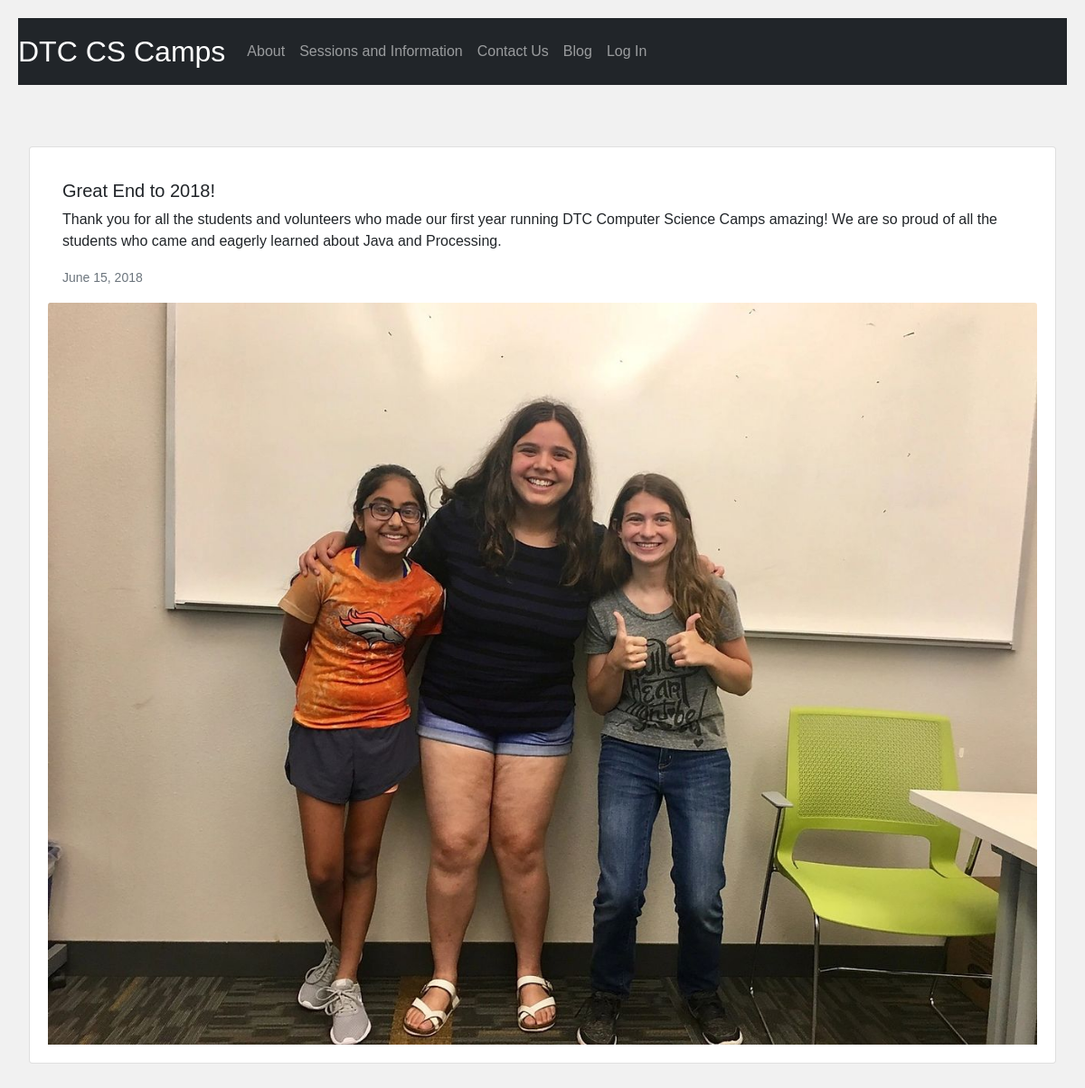
Page /subblog?blogid=1 on the committed database.
### tables this page shows
CREATE TABLE 'blogs' ('blog_id' INTEGER NOT NULL UNIQUE PRIMARY KEY, 'title' TEXT NOT NULL, 'date' DATETIME NOT NULL, 'imagesource' TEXT NOT NULL, 'text' TEXT NOT NULL);

### app.py (the view)
@app.route("/subblog")
def subblog():
    blogid = request.args.get("blogid")
    if blogid is None:
        return redirect("/blog")
    title = db.execute("SELECT title FROM blogs WHERE blog_id = ?", [blogid]).fetchone()[0]
    date = db.execute("SELECT date FROM blogs WHERE blog_id = ?", [blogid]).fetchone()[0]
    text = db.execute("SELECT text FROM blogs WHERE blog_id = ?", [blogid]).fetchone()[0]
    image = db.execute("SELECT imagesource FROM blogs WHERE blog_id = ?", [blogid]).fetchone()[0]
    return render_template("subblog.html", title = title,date = date,text = Markup(text),image = image)

### templates/subblog.html (shortened to what this page needs)
{% extends "layout.html" %}
{% block main %}
<div class="left card mb-3">
    <div class="card-body">
        <h5 class="card-title">
            {{title}}
        </h5>
        <p class="card-text">
            {{text}}
        </p>
        <p class="card-text">
            <small class="text-muted">
                {{date}}
            </small>
        </p>
    </div>
    <img src="static/{{image}}" class="img center card-img-top" alt="{{title}}">
  </div>
{% endblock %}

### static/styles.css (style rules this page uses)
* { box-sizing: border-box; }
body { font-family: Arial; padding: 20px; background: #f1f1f1; }
.card { background-color: white; padding: 20px; margin-top: 20px; }
.center { display: block; margin-left: auto; margin-right: auto; width: 50%; height:auto; }
.left { text-align:left; }
p { word-break: normal; }
.img { width: 100%; }

### rows in the picture
blogs: title "Great End to 2018!", text "Thank you for all the students and volunteers who made our first year running DTC Computer Science Camps amazing! We are so proud of all the students who came and eagerly learned about Java and Processing.", date "June 15, 2018", imagesource (picture)
